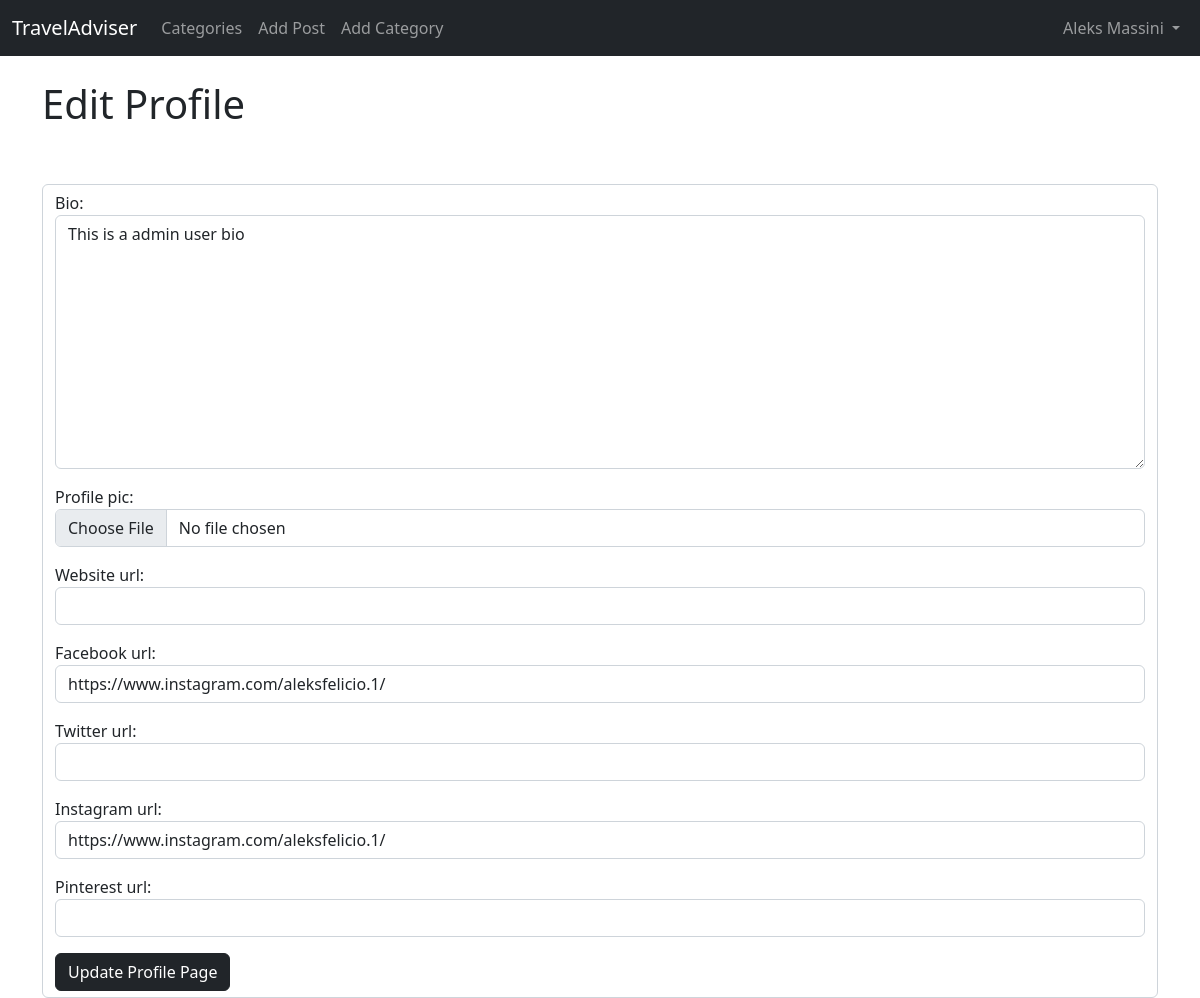
Before: /1/edit_profile_page/ (signed in) with the older database file.
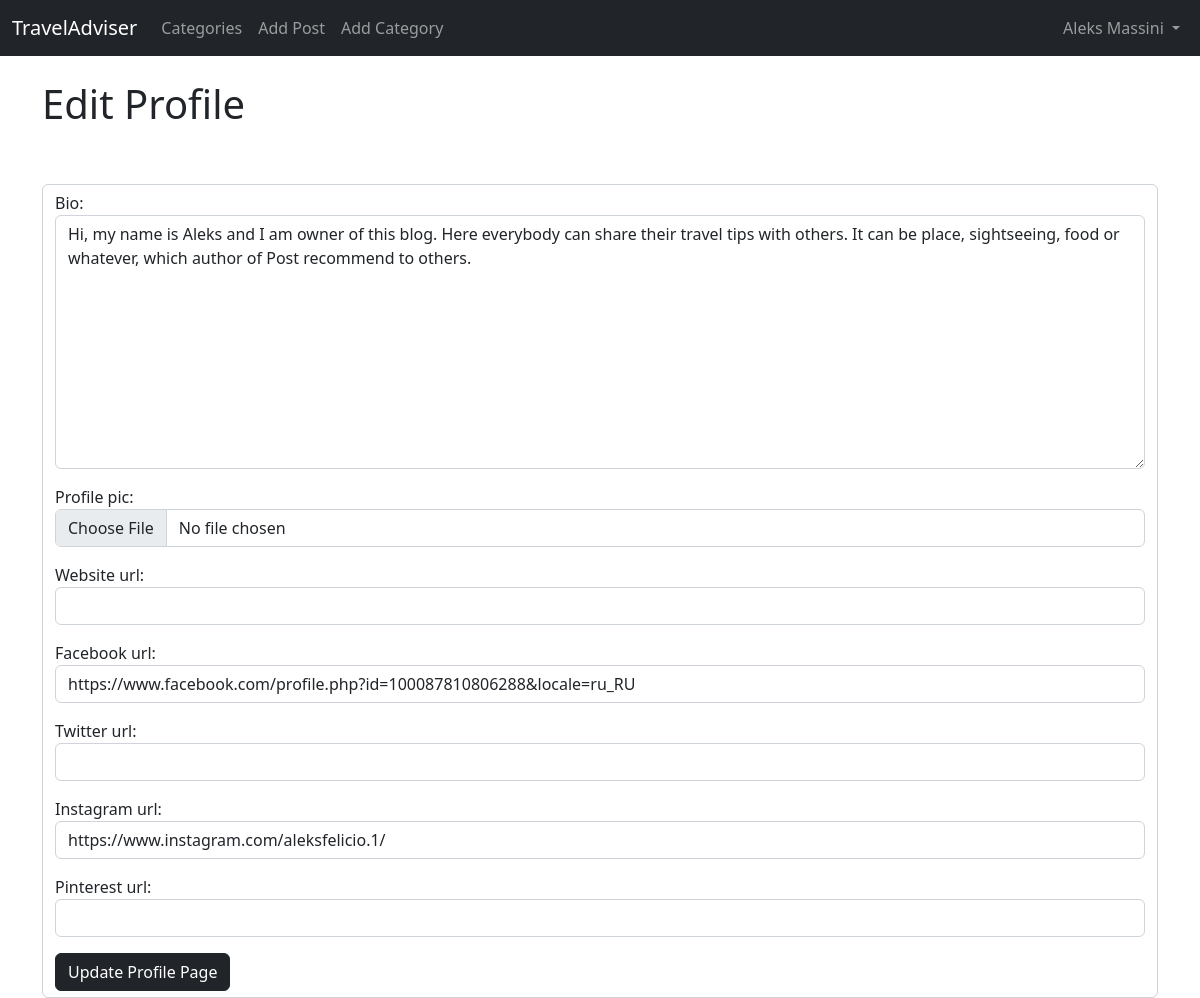
After: the same page with the newer database file.
### theblog/models.py (models this page shows, shortened)
class Profile(models.Model):
    user = models.OneToOneField(User, null=True, on_delete=models.CASCADE)
    bio = models.TextField()
    profile_pic = models.ImageField(null=True, blank=True, upload_to='images/profile/')
    website_url = models.CharField(max_length=255, null=True, blank=True)
    facebook_url = models.CharField(max_length=255, null=True, blank=True)
    twitter_url = models.CharField(max_length=255, null=True, blank=True)
    instagram_url = models.CharField(max_length=255, null=True, blank=True)
    pinterest_url= models.CharField(max_length=255, null=True, blank=True)

### theblog/views.py (the view)
# urls.py: path('<int:pk>/edit_profile_page/', EditProfilePageView.as_view(), name='edit_profile_page'),
class EditProfilePageView(generic.UpdateView):
    model = Profile
    form_class = EditProfilePageForm
    template_name = 'registration/edit_profile_page.html'

### theblog/forms.py
class EditProfilePageForm(forms.ModelForm):
    class Meta:
        model = Profile
        fields = ('bio', 'profile_pic', 'website_url',
                'facebook_url', 'twitter_url', 'instagram_url', 'pinterest_url')
        widgets = {
                'bio': forms.Textarea(attrs={'class':'form-control'}),
                'profile_pic': forms.FileInput(attrs={'class':'form-control'}),
                'website_url': forms.TextInput(attrs={'class':'form-control'}),
                'facebook_url': forms.TextInput(attrs={'class':'form-control'}),
                'twitter_url': forms.TextInput(attrs={'class':'form-control'}),
                'instagram_url': forms.TextInput(attrs={'class':'form-control'}),
                'pinterest_url': forms.TextInput(attrs={'class':'form-control'}),
            }

### theblog/templates/registration/edit_profile_page.html (shortened to what this page needs)
{% extends 'base.html' %}
{% block content %}
{% if user.is_authenticated %}
    {% if user.id == profile.user.id %}
    <h1>Edit Profile</h1>
    <br/><br/>
    <div class="form-control">
        <form method='POST', enctype='multipart/form-data'>
                {{ form.as_p }}
                <button class="btn btn-dark">Update Profile Page</button>
    </div>
{% else %}
You are not the correct user to edit this page!
{% endif %}
{% else %}
You're not allowed here! (and you know it...)
{% endif %}
{% endblock %}

Changed rows visible on the page:
changed Profile "https://www.instagram.com/aleksfelicio.1/": bio "This is a admin user bio" → "Hi, my name is Aleks and I am owner of this blog. Here everybody can share their travel tips with others. It can be place, sightseeing, food or whatever, which author of Post recommend to others."; facebook_url "https://www.instagram.com/aleksfelicio.1/" → "https://www.facebook.com/profile.php?id=100087810806288&locale=ru_RU"
